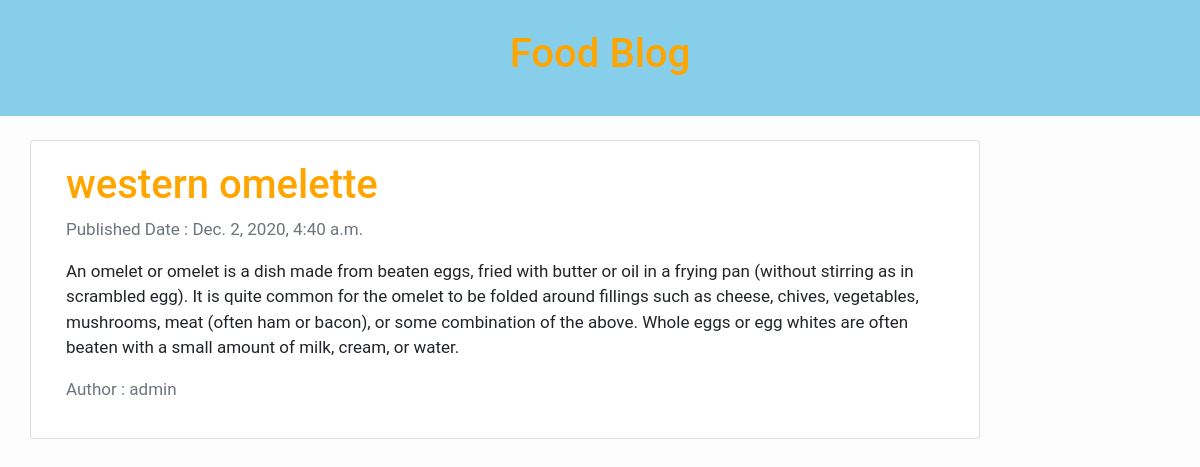
The app's page /post/1/ with its own data.
### food_blog_app/models.py (models this page shows, shortened)
class Food_Post(models.Model):
    title = models.CharField(max_length=100, verbose_name = 'Food Title')
    slug = models.SlugField(max_length=120,unique=True,verbose_name='Food Slug')
    text = models.TextField(verbose_name='About Food')
    author = models.ForeignKey(User, on_delete=models.CASCADE)
    created_at = models.DateTimeField(auto_now=True)
    updated_at = models.DateTimeField(auto_now_add=True)
    STATUS_CHOICES = (
        ('draft', 'Draft'),
        ('published', 'Published'),
    )
    publish = models.CharField(max_length=50, choices=STATUS_CHOICES, default='draft')
    class Meta:
        verbose_name = 'Food Post'
        verbose_name_plural = 'Food Posts'

### food_blog_app/views.py (the view)
# urls.py: path('post/<int:pk>/', post_detail, name = 'post detail' ),
def post_detail(request, pk):
    post = get_object_or_404(Food_Post, pk=pk)
    context = {'post':post}
    return render(request, 'food_blog_app/post_detail.html',context )

### templates/food_blog_app/post_detail.html
{% extends 'food_blog_app/base.html' %}
{% block content %}
<div class="container">
    <div class="row">
      <div class="col-md-10 card mb-6  mt-4 left  top">
        <div class="card-body">
          <h1>{% block title %} {{ post.title }} {% endblock title %}</h1>
          <p class=" text-muted">Published Date : {{ post.updated_at }}</p>
          <p class="card-text ">{{ post.text }}</p>
          <p class=" text-muted">Author : {{ post.author }} </p>
        </div>
      </div>
    </div>
</div>
{% endblock %}

### static/css/style.css (style rules this page uses)
h1 { color:orange; }

### templates/food_blog_app/base.html (style rules this page uses)
body { font-family: "Roboto", sans-serif; font-size: 17px; background-color: #fdfdfd; }

### records on screen
Food_Post: title "western omelette", updated_at "Dec. 2, 2020, 4:40 a.m.", text "An omelet or omelet is a dish made from beaten eggs, fried with butter or oil in a frying pan (without stirring as in scrambled egg). It is quite common for the omelet to be folded around fillings such as cheese, chives, vegetables, mushrooms, meat (often ham or bacon), or some combination of the above. Whole eggs or egg whites are often beaten with a small amount of milk, cream, or water.", author "admin"
